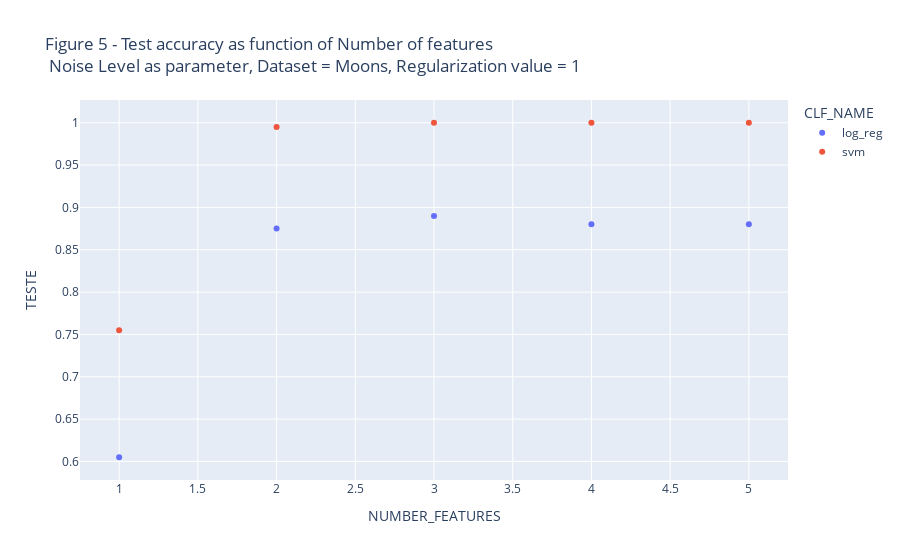

The code cell stored with this chart in its notebook:
### Code cell
results5_moons = results5[results5['DS_NAME']=='moons']
px.scatter(results5_moons.reset_index(), x='NUMBER_FEATURES',y='TESTE', color='CLF_NAME',log_x=False,
           title="Figure 5 - Test accuracy as function of Number of features<br> Noise Level as parameter, Dataset = Moons, Regularization value = 1")

### Figure 1 — Plotly figure (JSON) as saved in the notebook; plotly's stock layout.template omitted (floating-point values rounded to 4 significant figures)
{"data": [{"hovertemplate": "CLF_NAME=log_reg<br>NUMBER_FEATURES=%{x}<br>TESTE=%{y}<extra></extra>", "legendgroup": "log_reg", "marker": {"color": "#636efa", "symbol": "circle"}, "mode": "markers", "name": "log_reg", "orientation": "v", "showlegend": true, "type": "scatter", "x": [1, 2, 3, 4, 5], "xaxis": "x", "y": [0.605, 0.875, 0.89, 0.88, 0.88], "yaxis": "y"}, {"hovertemplate": "CLF_NAME=svm<br>NUMBER_FEATURES=%{x}<br>TESTE=%{y}<extra></extra>", "legendgroup": "svm", "marker": {"color": "#EF553B", "symbol": "circle"}, "mode": "markers", "name": "svm", "orientation": "v", "showlegend": true, "type": "scatter", "x": [1, 2, 3, 4, 5], "xaxis": "x", "y": [0.755, 0.995, 1, 1, 1], "yaxis": "y"}], "layout": {"autosize": true, "legend": {"title": {"text": "CLF_NAME"}, "tracegroupgap": 0}, "title": {"text": "Figure 5 - Test accuracy as function of Number of features<br> Noise Level as parameter, Dataset = Moons, Regularization value = 1"}, "xaxis": {"anchor": "y", "autorange": true, "domain": [0, 1], "range": [0.7574, 5.243], "title": {"text": "NUMBER_FEATURES"}, "type": "linear"}, "yaxis": {"anchor": "x", "autorange": true, "domain": [0, 1], "range": [0.5724, 1.033], "title": {"text": "TESTE"}, "type": "linear"}}}
